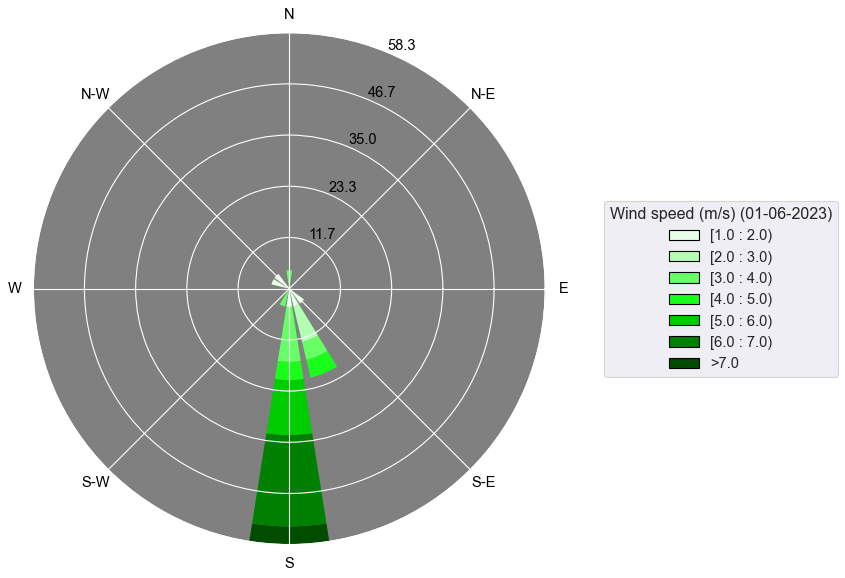
#> input picture py/01-06-2023.png, 845 x 578 px
$ python gif.py
#> lines starting #> are read from the running program, lines starting #| are printed output that depends on the picture
from PIL import Image
import os

#imagens PNG
image_paths = ["01-06-2023.png", "01-07-2023.png", "01-08-2023.png", "01-09-2023.png","01-10-2023.png","01-11-2023.png","01-12-2023.png"]

#Abra as imagens
images = [Image.open(path) for path in image_paths]
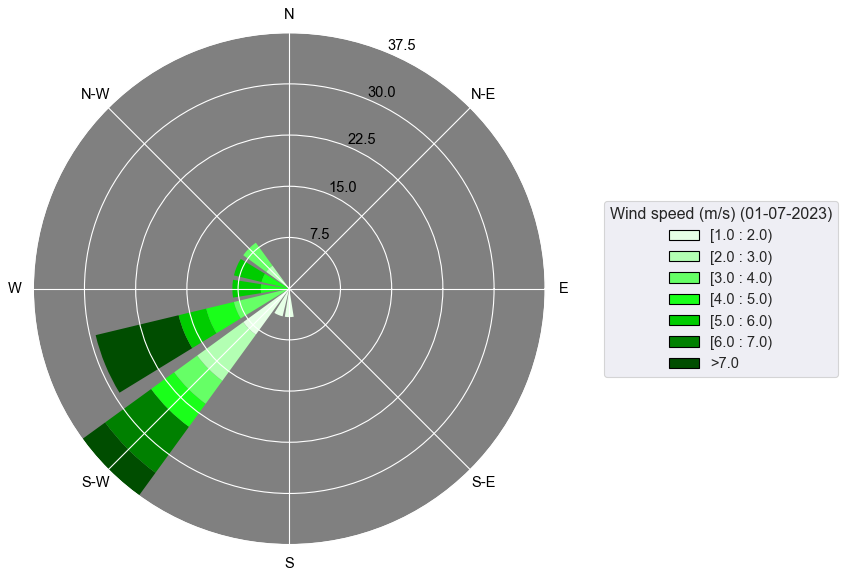
#> input picture py/01-07-2023.png, 845 x 578 px
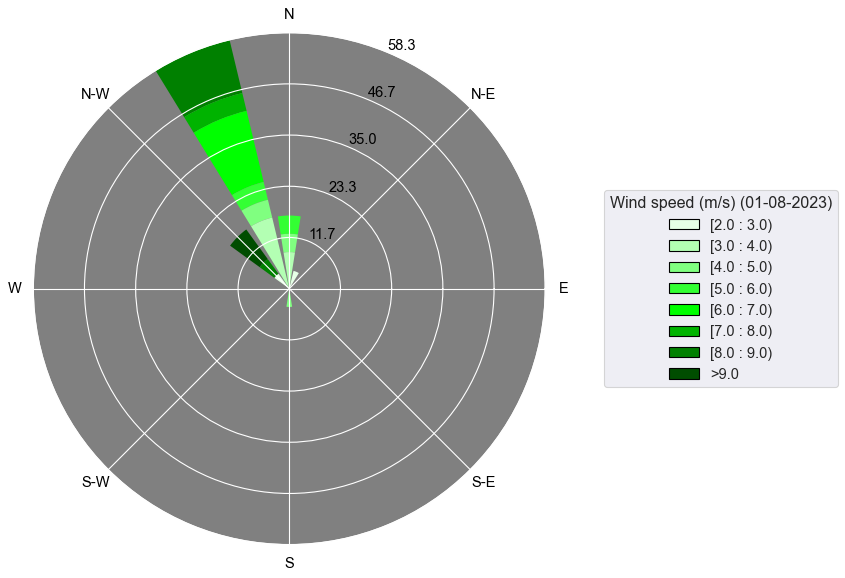
#> input picture py/01-08-2023.png, 845 x 578 px
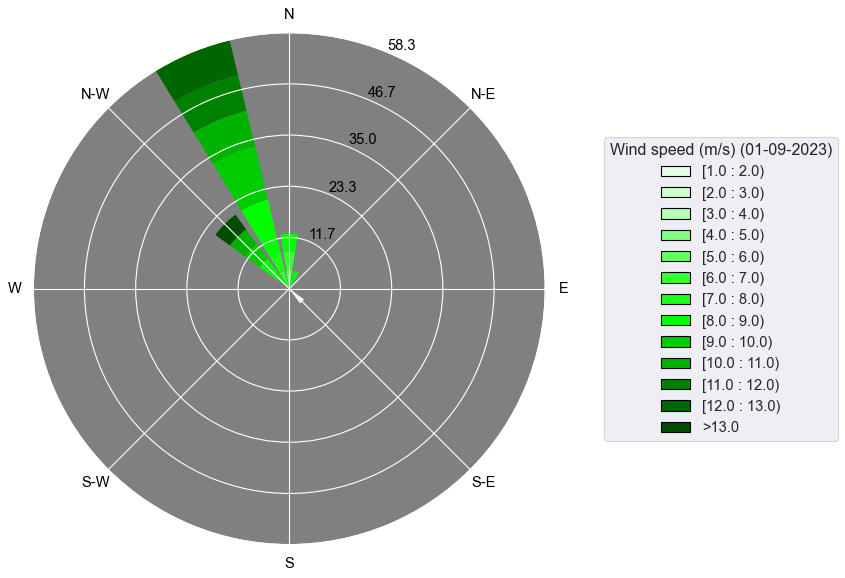
#> input picture py/01-09-2023.png, 845 x 578 px
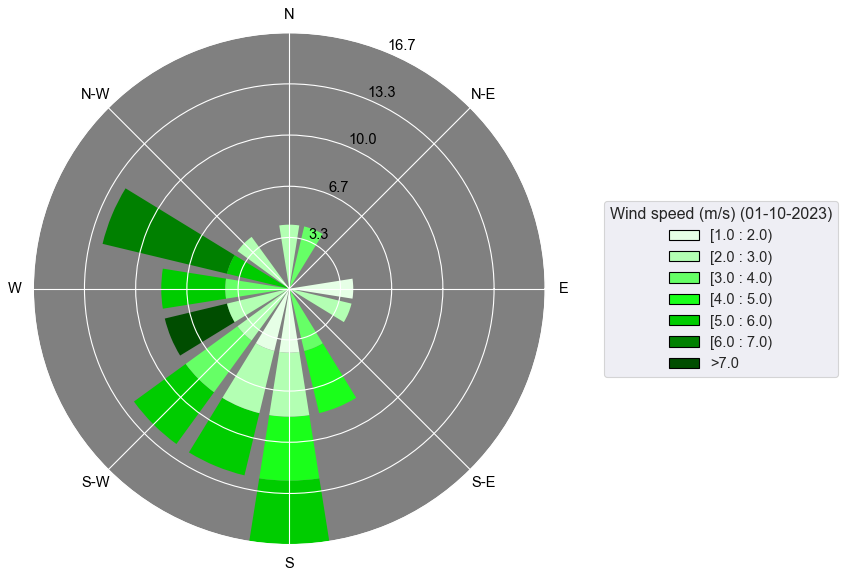
#> input picture py/01-10-2023.png, 845 x 578 px
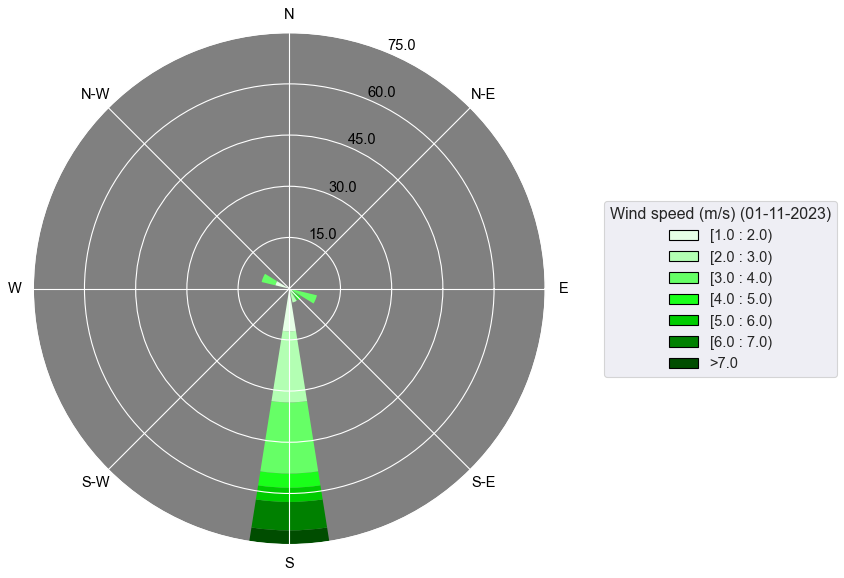
#> input picture py/01-11-2023.png, 844 x 578 px
#> (the run stopped early here; a loop or call above may not have finished)
